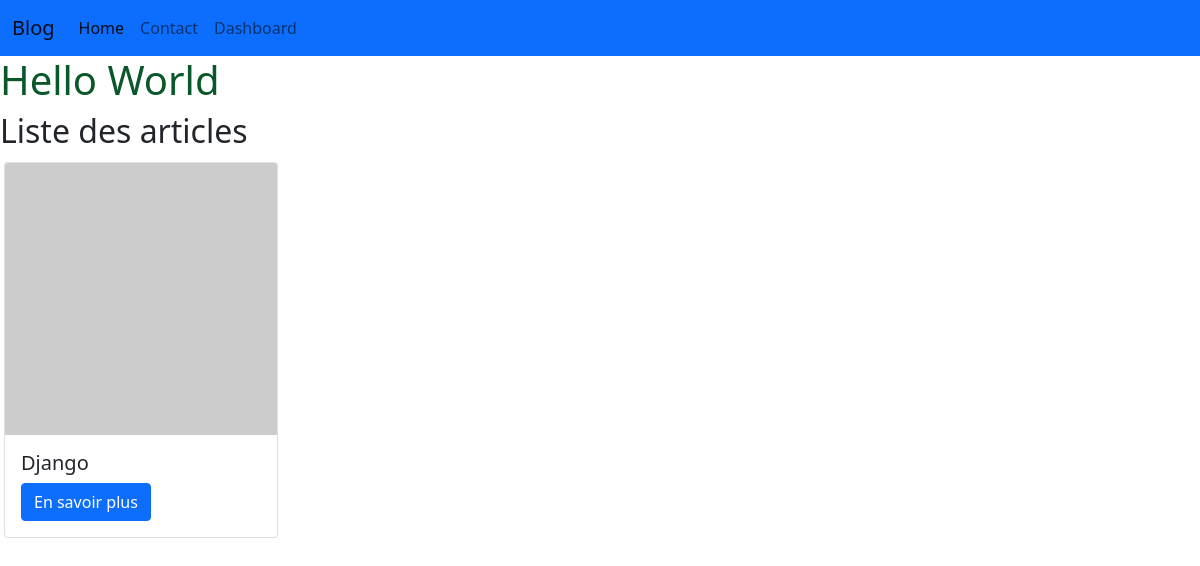
The app's page /, older data.
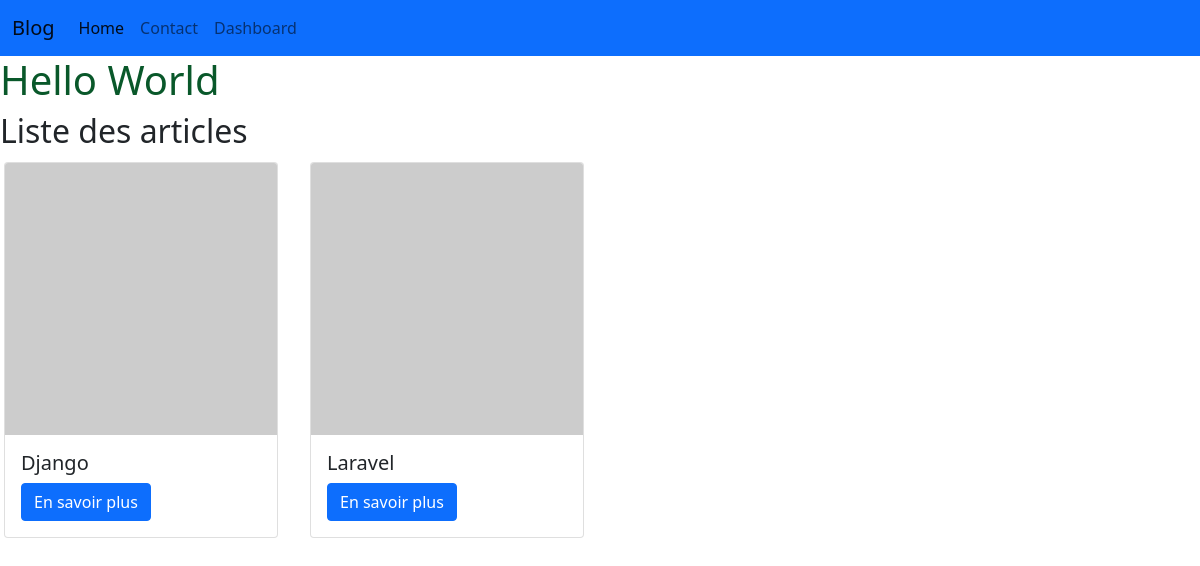
The same page, newer data.
### blog/models/Post.py (models this page shows, shortened)
class Post(models.Model):
    title = models.CharField(max_length=60)
    slug = models.SlugField(max_length=255)
    content = models.TextField()
    author = models.ForeignKey(User, on_delete=models.CASCADE)
    category = models.ForeignKey('Category', on_delete=models.CASCADE)
    is_published = models.BooleanField(default=False)
    tags = models.ManyToManyField('Tag')
    image = models.ImageField(upload_to='posts/%Y/%m/%d', blank=True, null=True)
    created_at = models.DateTimeField(auto_now_add=True)
    updated_at = models.DateTimeField(auto_now=True)

### blog/views.py (the view)
# urls.py: path('', views.index, name='home'),
def index(request):
    title = "Hello World"
    posts = Post.objects.all()
    paginator = Paginator(posts, 8)
    page = request.GET.get('page', 1)
    try:
        posts = paginator.page(page)
    except PageNotAnInteger:
        posts = paginator.page(1)
    except EmptyPage:
        posts = paginator.page(paginator.num_pages)
    except:
        posts = paginator.page(1)
    return render(request, "blog/index.html",{
        "title":title,
        "posts":posts,
        })

### blog/templates/blog/index.html (shortened to what this page needs)
{% extends 'blog/base.html' %}
{% block content %}
  <h1>{{ title }}</h1>
  <h2>Liste des articles </h2>
  <div class="row">
       {% for post in posts %}
      <div class="col-md-3">
        <div class="card m-1">
          <img src="{% if post.image %}{{ post.image.url }}{% else %}http://placehold.it/300x300{% endif %}" class="card-img-top" alt="...">
          <div class="card-body">
            <h5 class="card-title">{{ post.title }}</h5>
            <a href="{% url 'single_post' post.slug %}" class="btn btn-primary">En savoir plus</a>
          </div>
        </div>
      </div>
    {% endfor %}
  </div>
{% endblock %}

Row changes from the older to the newer data that the page shows:
added Post: title "Laravel"
